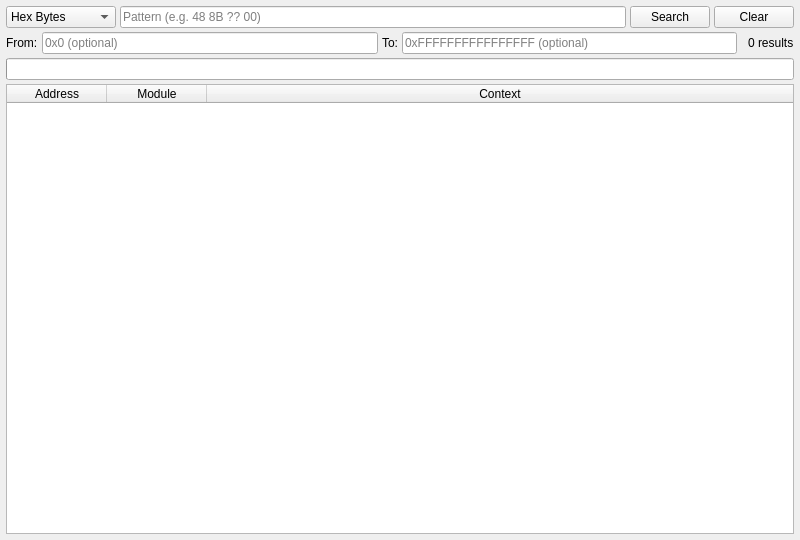
<?xml version="1.0" encoding="UTF-8"?>
<!--
 *
 * 	This file is part of uintDebugger.
 *
 *    uintDebugger is free software: you can redistribute it and/or modify
 *    it under the terms of the GNU General Public License as published by
 *    the Free Software Foundation, either version 3 of the License, or
 *    (at your option) any later version.
 *
 *    uintDebugger is distributed in the hope that it will be useful,
 *    but WITHOUT ANY WARRANTY; without even the implied warranty of
 *    MERCHANTABILITY or FITNESS FOR A PARTICULAR PURPOSE.  See the
 *    GNU General Public License for more details.
 *
 *    You should have received a copy of the GNU General Public License
 *    along with uintDebugger.  If not, see <http://www.gnu.org/licenses/>.
 *
 -->
<ui version="4.0">
 <class>qtDLGMemorySearchClass</class>
 <widget class="QWidget" name="qtDLGMemorySearchClass">
  <property name="geometry">
   <rect>
    <x>0</x>
    <y>0</y>
    <width>800</width>
    <height>540</height>
   </rect>
  </property>
  <property name="sizePolicy">
   <sizepolicy hsizetype="Expanding" vsizetype="Expanding">
    <horstretch>0</horstretch>
    <verstretch>0</verstretch>
   </sizepolicy>
  </property>
  <property name="windowTitle">
   <string>[ uintDebugger ] - Memory Search</string>
  </property>
  <widget class="QWidget" name="verticalLayoutWidget">
   <property name="geometry">
    <rect>
     <x>0</x>
     <y>0</y>
     <width>800</width>
     <height>540</height>
    </rect>
   </property>
   <layout class="QVBoxLayout" name="mainLayout">
    <property name="margin">
     <number>6</number>
    </property>
    <property name="spacing">
     <number>4</number>
    </property>
    <item>
     <layout class="QHBoxLayout" name="searchBarLayout">
      <property name="spacing">
       <number>4</number>
      </property>
      <item>
       <widget class="QComboBox" name="cbSearchType">
        <property name="minimumWidth">
         <number>130</number>
        </property>
        <item>
         <property name="text">
          <string>Hex Bytes</string>
         </property>
        </item>
        <item>
         <property name="text">
          <string>ASCII String</string>
         </property>
        </item>
        <item>
         <property name="text">
          <string>Unicode String</string>
         </property>
        </item>
       </widget>
      </item>
      <item>
       <widget class="QLineEdit" name="lePattern">
        <property name="placeholderText">
         <string>Pattern (e.g. 48 8B ?? 00)</string>
        </property>
       </widget>
      </item>
      <item>
       <widget class="QPushButton" name="btnSearch">
        <property name="minimumWidth">
         <number>80</number>
        </property>
        <property name="text">
         <string>Search</string>
        </property>
       </widget>
      </item>
      <item>
       <widget class="QPushButton" name="btnClear">
        <property name="minimumWidth">
         <number>60</number>
        </property>
        <property name="text">
         <string>Clear</string>
        </property>
       </widget>
      </item>
     </layout>
    </item>
    <item>
     <layout class="QHBoxLayout" name="rangeLayout">
      <property name="spacing">
       <number>4</number>
      </property>
      <item>
       <widget class="QLabel" name="lblFrom">
        <property name="text">
         <string>From:</string>
        </property>
       </widget>
      </item>
      <item>
       <widget class="QLineEdit" name="leStartAddr">
        <property name="maximumWidth">
         <number>160</number>
        </property>
        <property name="placeholderText">
         <string>0x0 (optional)</string>
        </property>
       </widget>
      </item>
      <item>
       <widget class="QLabel" name="lblTo">
        <property name="text">
         <string>To:</string>
        </property>
       </widget>
      </item>
      <item>
       <widget class="QLineEdit" name="leEndAddr">
        <property name="maximumWidth">
         <number>160</number>
        </property>
        <property name="placeholderText">
         <string>0xFFFFFFFFFFFFFFFF (optional)</string>
        </property>
       </widget>
      </item>
      <item>
       <spacer>
        <property name="orientation">
         <enum>Qt::Horizontal</enum>
        </property>
       </spacer>
      </item>
      <item>
       <widget class="QLabel" name="lblStatus">
        <property name="text">
         <string>0 results</string>
        </property>
       </widget>
      </item>
     </layout>
    </item>
    <item>
     <widget class="QProgressBar" name="progressBar">
      <property name="value">
       <number>0</number>
      </property>
      <property name="textVisible">
       <bool>false</bool>
      </property>
      <property name="maximumHeight">
       <number>8</number>
      </property>
     </widget>
    </item>
    <item>
     <widget class="QTableWidget" name="tblResults">
      <property name="contextMenuPolicy">
       <enum>Qt::CustomContextMenu</enum>
      </property>
      <property name="editTriggers">
       <set>QAbstractItemView::NoEditTriggers</set>
      </property>
      <property name="selectionBehavior">
       <enum>QAbstractItemView::SelectRows</enum>
      </property>
      <property name="columnCount">
       <number>3</number>
      </property>
      <attribute name="horizontalHeaderStretchLastSection">
       <bool>true</bool>
      </attribute>
      <attribute name="verticalHeaderVisible">
       <bool>false</bool>
      </attribute>
      <attribute name="verticalHeaderDefaultSectionSize">
       <number>15</number>
      </attribute>
      <attribute name="verticalHeaderMinimumSectionSize">
       <number>15</number>
      </attribute>
      <column>
       <property name="text">
        <string>Address</string>
       </property>
      </column>
      <column>
       <property name="text">
        <string>Module</string>
       </property>
      </column>
      <column>
       <property name="text">
        <string>Context</string>
       </property>
      </column>
     </widget>
    </item>
   </layout>
  </widget>
 </widget>
 <resources/>
 <connections/>
</ui>
